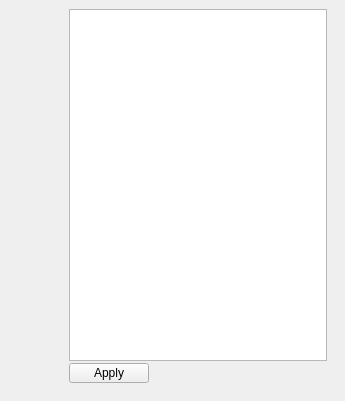
         <widget class="QWidget" name="tab_4" >
          <attribute name="title" >
           <string>Environment</string>
          </attribute>
          <widget class="QFrame" name="frame_4" >
           <property name="geometry" >
            <rect>
             <x>60</x>
             <y>0</y>
             <width>276</width>
             <height>392</height>
            </rect>
           </property>
           <property name="frameShape" >
            <enum>QFrame::NoFrame</enum>
           </property>
           <property name="frameShadow" >
            <enum>QFrame::Raised</enum>
           </property>
           <layout class="QVBoxLayout" >
            <property name="spacing" >
             <number>2</number>
            </property>
            <item>
             <widget class="PropertyEditor" name="envProps" >
              <property name="minimumSize" >
               <size>
                <width>0</width>
                <height>350</height>
               </size>
              </property>
             </widget>
            </item>
            <item>
             <widget class="QPushButton" name="applyEnv" >
              <property name="maximumSize" >
               <size>
                <width>80</width>
                <height>20</height>
               </size>
              </property>
              <property name="text" >
               <string>Apply</string>
              </property>
             </widget>
            </item>
           </layout>
          </widget>
         </widget>
